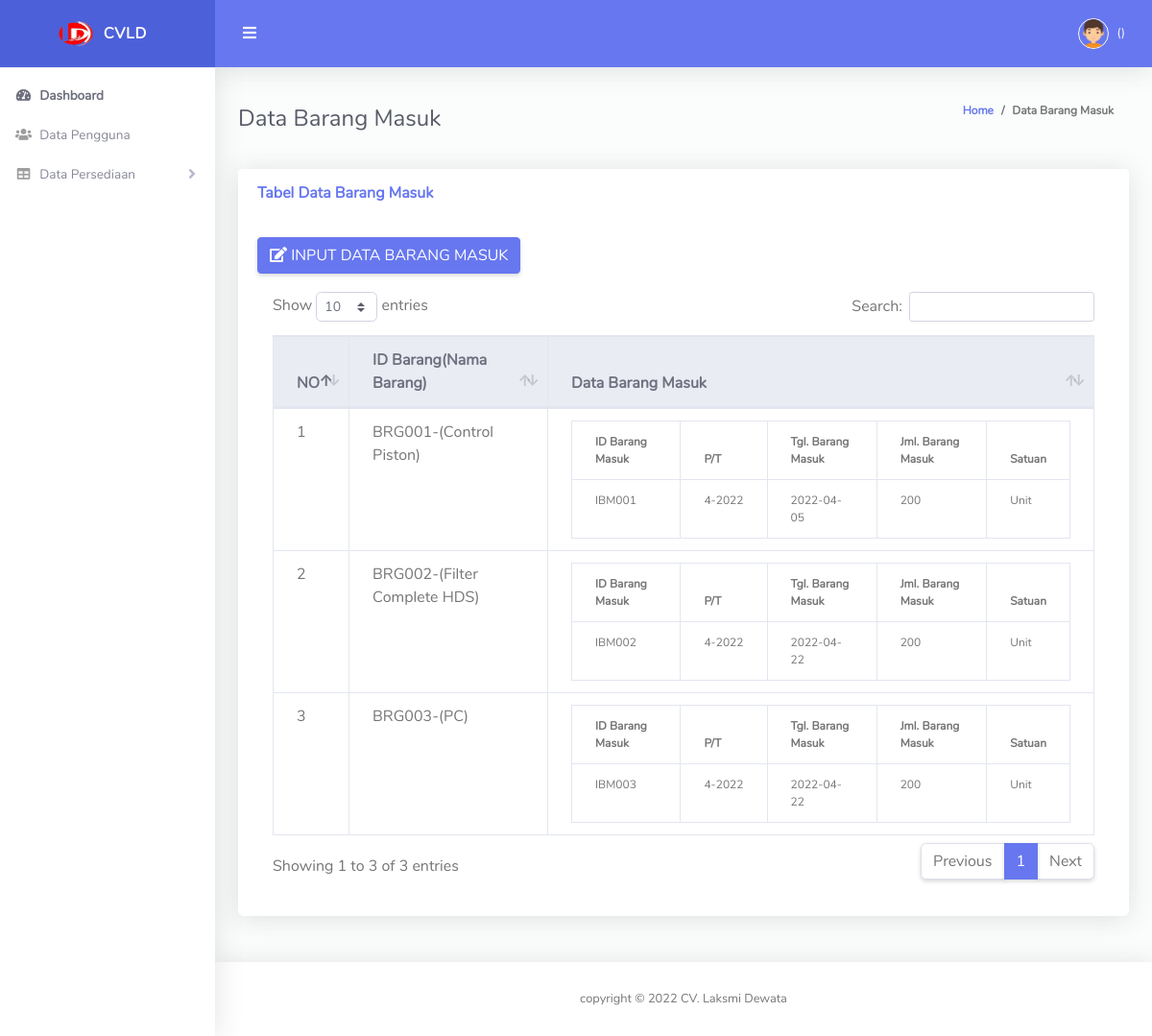
Screenshot of /dashboard.php?p=data_barang_masuk with the database file from the repository.
### tables this page shows
CREATE TABLE `tbl_barang` (
  `id_barang` varchar(50) NOT NULL,
  `nama_barang` varchar(50) NOT NULL,
  `satuan` varchar(50) NOT NULL,
  `stok_awal` varchar(50) NOT NULL,
  `stok_akhir` varchar(50) NOT NULL
);

CREATE TABLE `tbl_barang_masuk` (
  `id_barang_masuk` varchar(50) NOT NULL,
  `id_barang` varchar(50) NOT NULL,
  `satuan` varchar(50) NOT NULL,
  `stok_awal` varchar(50) NOT NULL,
  `periode` varchar(50) NOT NULL,
  `tahun` varchar(50) NOT NULL,
  `tgl_barang_masuk` varchar(50) NOT NULL,
  `jml_barang_masuk` varchar(50) NOT NULL,
  `total_stok` varchar(50) NOT NULL
);

### Pages/data_barang_masuk.php (the view)
<div class="container-fluid" id="container-wrapper">
  <div class="d-sm-flex align-items-center justify-content-between mb-4">
    <h2 class="h4 mb-0 text-gray-800">Data Barang Masuk</h2>
    <ol class="breadcrumb">
      <li class="breadcrumb-item"><a href="#">Home</a></li>
      <li class="breadcrumb-item active" aria-current="">Data Barang Masuk</li>
    </ol>
  </div>
  <div class="row mb-12">
    <div class="col-xl-12 col-md-6 mb-4">
       <div class="card mb-4">
        <div class="card-header py-3 d-flex flex-row align-items-center justify-content-between">
          <h6 class="m-0 font-weight-bold text-primary">Tabel Data Barang Masuk</h6>
        </div>
        <div class="card-body">
          <a href="dashboard.php?p=input_barang_masuk" class="btn btn-primary" style="margin-bottom: 3px; "><i class="fa fa-edit"></i> INPUT DATA BARANG MASUK</a>
          <div class="table-responsive p-3">
          <table class="table align-items-center table-hover table-bordered" id="dataTableHover">
            <thead class="thead-light">
              <tr>
                <th>NO</th>
                <th>ID Barang(Nama Barang)</th>
                <th>Data Barang Masuk</th>
              </tr>
            </thead>
            <tbody>
              <?php
               include "koneksi.php";
               $no=1;
               $query_user="SELECT * FROM tbl_barang";
               $sql_user=mysqli_query($connect, $query_user);
               while ($data_user=mysqli_fetch_array($sql_user)) {
              ?>
              <tr>
                 <td><?php echo $no;?></td>
                 <td><?php echo $data_user['id_barang'];?>-(<?php echo $data_user['nama_barang'];?>)</td>
              <td>
          <table class="table table-bordered" style="font-size: 12px;">
        <thead>
        <tr>
            <th>ID Barang Masuk</th>
            <th>P/T</th>
            <th>Tgl. Barang Masuk</th>
            <th>Jml. Barang Masuk</th>
            <th>Satuan</th>
        </tr>
        </thead>
        <tbody>
          <?php
          include "koneksi.php";
          $query="SELECT * FROM tbl_barang_masuk WHERE id_barang='".$data_user['id_barang']."'";
          $sql=mysqli_query($connect, $query);
          while ($data=mysqli_fetch_array($sql)) {
          ?>
        <tr>
          <td><?php echo $data['id_barang_masuk'];?></td>
          <td><?php echo $data['periode'];?>-<?php echo $data['tahun'];?></td>
          <td><?php echo $data['tgl_barang_masuk'];?></td>
          <td><?php echo $data['jml_barang_masuk'];?></td>
          <td><?php echo $data['satuan'];?></td>
        </tr>
        <?php }?>
      </tbody>
    </table>
    </td>
              </tr>
              <?php $no++;}
              ?>
            </tbody>
          </table>
         </div>
        </div>
      </div>
    </div>
  </div>
</div>

### dashboard.php (shortened to what this page needs)
<?php
include"koneksi.php";
?>
<!DOCTYPE html>
<html lang="en">
<head>
  <link href="vendor/fontawesome-free/css/all.min.css" rel="stylesheet" type="text/css">
  <link href="vendor/bootstrap/css/bootstrap.min.css" rel="stylesheet" type="text/css">
  <link href="css/ruang-admin.min.css" rel="stylesheet">
   <link href="vendor/datatables/dataTables.bootstrap4.min.css" rel="stylesheet">
</head>
<body id="page-top">
  <div id="wrapper">
    <ul class="navbar-nav sidebar sidebar-light accordion" id="accordionSidebar">
      <a class="sidebar-brand d-flex align-items-center justify-content-center" href="dashboard.php?p=halaman_awal">
        <div class="sidebar-brand-icon">
          <img src="img/logon.PNG" style="width: 130%; height: 150px" >
        </div>
        <div class="sidebar-brand-text mx-3">CVLD</div>
      </a>
      <hr class="sidebar-divider my-0">
      <li class="nav-item active">
        <a class="nav-link" href="dashboard.php?p=halaman_awal">
          <i class="fas fa-fw fa-tachometer-alt"></i>
          <span>Dashboard</span></a>
      </li>
      <li class="nav-item">
        <a class="nav-link" href="dashboard.php?p=data_pengguna">
          <i class="fas fa-fw fa-users"></i>
          <span>Data Pengguna</span></a>
      </li>
      <li class="nav-item">
        <a class="nav-link collapsed" href="#" data-toggle="collapse" data-target="#collapseBootstrap"
          aria-expanded="true" aria-controls="collapseBootstrap">
          <i class="fas fa-fw fa-table"></i>
          <span>Data Persediaan</span>
        </a>
      </li>
    </ul>
    <div id="content-wrapper" class="d-flex flex-column">
      <div id="content">
        <nav class="navbar navbar-expand navbar-light bg-navbar topbar mb-4 static-top">
          <button id="sidebarToggleTop" class="btn btn-link rounded-circle mr-3">
            <i class="fa fa-bars"></i>
          </button>
          <ul class="navbar-nav ml-auto">
            <li class="nav-item dropdown no-arrow mx-1">
              <a class="nav-link dropdown-toggle" href="#" id="alertsDropdown" role="button" data-toggle="dropdown"
                aria-haspopup="true" aria-expanded="false">
              </a>
            </li>
            <li class="nav-item dropdown no-arrow">
              <a class="nav-link dropdown-toggle" href="#" id="userDropdown" role="button" data-toggle="dropdown"
                aria-haspopup="true" aria-expanded="false">
                <img class="img-profile rounded-circle" src="img/boy.png" style="max-width: 60px">
                <?php
                $data = mysqli_fetch_array(mysqli_query($connect, "SELECT * FROM tbl_pengguna  WHERE username='$_SESSION[masuk]'"));
                if ($data['level'] == 'Admin Gudang') {}?>
                <span class="ml-2 d-none d-lg-inline text-white small"><?php echo $data['nama_pengguna'];?> (<?php echo $data['level'];?>)</span>
              </a>
            </li>
          </ul>
        </nav>
        <?php
    $pages_dir='Pages';
    if(!empty($_GET['p'])){
      $pages=scandir($pages_dir,0);
      unset($pages[0],$pages[1]);
      $p=$_GET['p'];
      if(in_array($p.'.php',$pages)){
        include($pages_dir.'/'.$p.'.php');
      }else{
        echo'';
      }
    }else{
      include($pages_dir.'/halaman_awal.php');
    }
    ?>
      </div>
      <footer class="sticky-footer bg-white">
        <div class="container my-auto">
          <div class="copyright text-center my-auto">
            <span>copyright &copy; <script> document.write(new Date().getFullYear()); </script> CV. Laksmi Dewata
            </span>
          </div>
        </div>
      </footer>
    </div>
  </div>
</body>
</html>

### rows the page displays
tbl_barang: id_barang "BRG001", nama_barang "Control Piston"
tbl_barang_masuk: id_barang_masuk "IBM001", periode "4", tahun "2022", tgl_barang_masuk "2022-04-05", jml_barang_masuk "200", satuan "Unit"
tbl_barang: id_barang "BRG002", nama_barang "Filter Complete HDS"
tbl_barang_masuk: id_barang_masuk "IBM002", periode "4", tahun "2022", tgl_barang_masuk "2022-04-22", jml_barang_masuk "200", satuan "Unit"
tbl_barang: id_barang "BRG003", nama_barang "PC"
tbl_barang_masuk: id_barang_masuk "IBM003", periode "4", tahun "2022", tgl_barang_masuk "2022-04-22", jml_barang_masuk "200", satuan "Unit"
